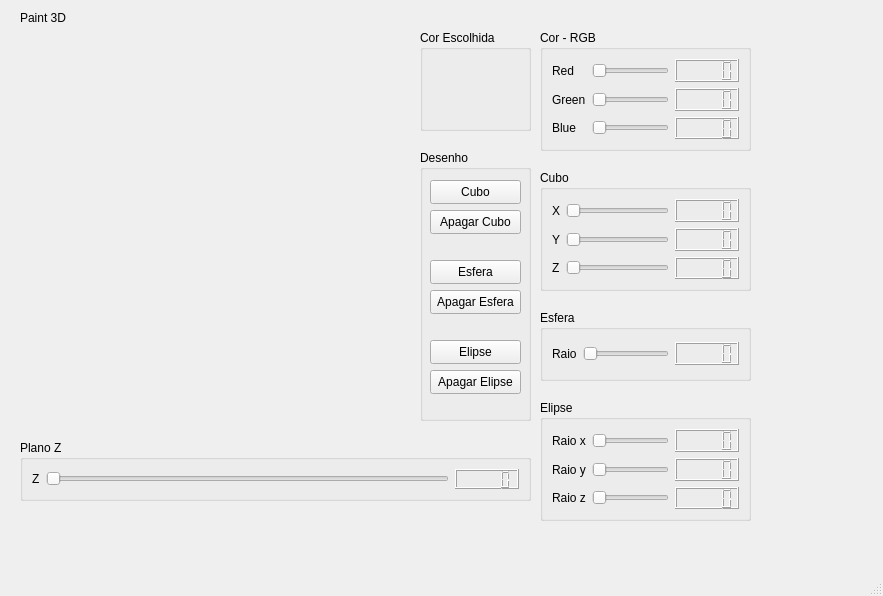
<?xml version="1.0" encoding="UTF-8"?>
<ui version="4.0">
 <class>MainWindow</class>
 <widget class="QMainWindow" name="MainWindow">
  <property name="geometry">
   <rect>
    <x>0</x>
    <y>0</y>
    <width>883</width>
    <height>596</height>
   </rect>
  </property>
  <property name="windowTitle">
   <string>MainWindow</string>
  </property>
  <widget class="QWidget" name="centralwidget">
   <widget class="QGroupBox" name="groupBox">
    <property name="geometry">
     <rect>
      <x>540</x>
      <y>30</y>
      <width>211</width>
      <height>121</height>
     </rect>
    </property>
    <property name="title">
     <string>Cor - RGB</string>
    </property>
    <layout class="QGridLayout" name="gridLayout">
     <item row="1" column="2">
      <widget class="QLCDNumber" name="lcd_G"/>
     </item>
     <item row="2" column="2">
      <widget class="QLCDNumber" name="lcd_B"/>
     </item>
     <item row="1" column="1">
      <widget class="QSlider" name="Slider_G">
       <property name="maximum">
        <number>255</number>
       </property>
       <property name="orientation">
        <enum>Qt::Horizontal</enum>
       </property>
      </widget>
     </item>
     <item row="2" column="0">
      <widget class="QLabel" name="label_4">
       <property name="text">
        <string>Blue</string>
       </property>
      </widget>
     </item>
     <item row="2" column="1">
      <widget class="QSlider" name="Slider_B">
       <property name="maximum">
        <number>255</number>
       </property>
       <property name="orientation">
        <enum>Qt::Horizontal</enum>
       </property>
      </widget>
     </item>
     <item row="0" column="2">
      <widget class="QLCDNumber" name="lcd_R"/>
     </item>
     <item row="1" column="0">
      <widget class="QLabel" name="label_3">
       <property name="text">
        <string>Green</string>
       </property>
      </widget>
     </item>
     <item row="0" column="0">
      <widget class="QLabel" name="label_2">
       <property name="text">
        <string>Red</string>
       </property>
      </widget>
     </item>
     <item row="0" column="1">
      <widget class="QSlider" name="Slider_R">
       <property name="maximum">
        <number>255</number>
       </property>
       <property name="orientation">
        <enum>Qt::Horizontal</enum>
       </property>
      </widget>
     </item>
    </layout>
   </widget>
   <widget class="Plotter" name="widget" native="true">
    <property name="geometry">
     <rect>
      <x>20</x>
      <y>40</y>
      <width>391</width>
      <height>391</height>
     </rect>
    </property>
   </widget>
   <widget class="QGroupBox" name="groupBox_2">
    <property name="geometry">
     <rect>
      <x>540</x>
      <y>170</y>
      <width>211</width>
      <height>121</height>
     </rect>
    </property>
    <property name="title">
     <string>Cubo</string>
    </property>
    <layout class="QGridLayout" name="gridLayout_2">
     <item row="0" column="0">
      <widget class="QLabel" name="label_5">
       <property name="text">
        <string>X</string>
       </property>
      </widget>
     </item>
     <item row="0" column="1">
      <widget class="QSlider" name="Slider_X">
       <property name="maximum">
        <number>100</number>
       </property>
       <property name="orientation">
        <enum>Qt::Horizontal</enum>
       </property>
      </widget>
     </item>
     <item row="0" column="2">
      <widget class="QLCDNumber" name="lcd_X"/>
     </item>
     <item row="1" column="0">
      <widget class="QLabel" name="label_6">
       <property name="text">
        <string>Y</string>
       </property>
      </widget>
     </item>
     <item row="1" column="1">
      <widget class="QSlider" name="Slider_Y">
       <property name="maximum">
        <number>100</number>
       </property>
       <property name="orientation">
        <enum>Qt::Horizontal</enum>
       </property>
      </widget>
     </item>
     <item row="1" column="2">
      <widget class="QLCDNumber" name="lcd_Y"/>
     </item>
     <item row="2" column="0">
      <widget class="QLabel" name="label_7">
       <property name="text">
        <string>Z</string>
       </property>
      </widget>
     </item>
     <item row="2" column="1">
      <widget class="QSlider" name="Slider_Z">
       <property name="maximum">
        <number>100</number>
       </property>
       <property name="orientation">
        <enum>Qt::Horizontal</enum>
       </property>
      </widget>
     </item>
     <item row="2" column="2">
      <widget class="QLCDNumber" name="lcd_Z"/>
     </item>
    </layout>
   </widget>
   <widget class="QGroupBox" name="groupBox_3">
    <property name="geometry">
     <rect>
      <x>540</x>
      <y>400</y>
      <width>211</width>
      <height>121</height>
     </rect>
    </property>
    <property name="title">
     <string>Elipse</string>
    </property>
    <layout class="QGridLayout" name="gridLayout_3">
     <item row="1" column="3">
      <widget class="QLCDNumber" name="lcd_ry"/>
     </item>
     <item row="2" column="0">
      <widget class="QLabel" name="label_10">
       <property name="text">
        <string>Raio z</string>
       </property>
      </widget>
     </item>
     <item row="0" column="3">
      <widget class="QLCDNumber" name="lcd_rx"/>
     </item>
     <item row="2" column="3">
      <widget class="QLCDNumber" name="lcd_rz">
       <property name="styleSheet">
        <string notr="true"/>
       </property>
      </widget>
     </item>
     <item row="0" column="0">
      <widget class="QLabel" name="label_8">
       <property name="text">
        <string>Raio x</string>
       </property>
      </widget>
     </item>
     <item row="1" column="0">
      <widget class="QLabel" name="label_9">
       <property name="text">
        <string>Raio y</string>
       </property>
      </widget>
     </item>
     <item row="1" column="1" colspan="2">
      <widget class="QSlider" name="Slider_ry">
       <property name="maximum">
        <number>100</number>
       </property>
       <property name="orientation">
        <enum>Qt::Horizontal</enum>
       </property>
      </widget>
     </item>
     <item row="2" column="1" colspan="2">
      <widget class="QSlider" name="Slider_rz">
       <property name="maximum">
        <number>100</number>
       </property>
       <property name="orientation">
        <enum>Qt::Horizontal</enum>
       </property>
      </widget>
     </item>
     <item row="0" column="1" colspan="2">
      <widget class="QSlider" name="Slider_rx">
       <property name="maximum">
        <number>100</number>
       </property>
       <property name="orientation">
        <enum>Qt::Horizontal</enum>
       </property>
      </widget>
     </item>
    </layout>
   </widget>
   <widget class="QGroupBox" name="groupBox_4">
    <property name="geometry">
     <rect>
      <x>540</x>
      <y>310</y>
      <width>211</width>
      <height>71</height>
     </rect>
    </property>
    <property name="title">
     <string>Esfera</string>
    </property>
    <layout class="QGridLayout" name="gridLayout_4">
     <item row="0" column="0">
      <widget class="QLabel" name="label_11">
       <property name="text">
        <string>Raio</string>
       </property>
      </widget>
     </item>
     <item row="0" column="1">
      <widget class="QSlider" name="Slider_R_2">
       <property name="maximum">
        <number>100</number>
       </property>
       <property name="orientation">
        <enum>Qt::Horizontal</enum>
       </property>
      </widget>
     </item>
     <item row="0" column="2">
      <widget class="QLCDNumber" name="lcd_R_2"/>
     </item>
    </layout>
   </widget>
   <widget class="QGroupBox" name="groupBox_5">
    <property name="geometry">
     <rect>
      <x>20</x>
      <y>440</y>
      <width>511</width>
      <height>61</height>
     </rect>
    </property>
    <property name="title">
     <string>Plano Z</string>
    </property>
    <layout class="QGridLayout" name="gridLayout_5">
     <item row="0" column="2">
      <widget class="QLCDNumber" name="lcd_planoZ"/>
     </item>
     <item row="0" column="0">
      <widget class="QLabel" name="label_12">
       <property name="text">
        <string>Z</string>
       </property>
      </widget>
     </item>
     <item row="0" column="1">
      <widget class="QSlider" name="Slider_planoZ">
       <property name="maximum">
        <number>100</number>
       </property>
       <property name="orientation">
        <enum>Qt::Horizontal</enum>
       </property>
      </widget>
     </item>
    </layout>
   </widget>
   <widget class="QGroupBox" name="groupBox_6">
    <property name="geometry">
     <rect>
      <x>420</x>
      <y>150</y>
      <width>111</width>
      <height>271</height>
     </rect>
    </property>
    <property name="title">
     <string>Desenho</string>
    </property>
    <widget class="QPushButton" name="cubo">
     <property name="geometry">
      <rect>
       <x>10</x>
       <y>30</y>
       <width>91</width>
       <height>24</height>
      </rect>
     </property>
     <property name="text">
      <string>Cubo</string>
     </property>
    </widget>
    <widget class="QPushButton" name="esfera">
     <property name="geometry">
      <rect>
       <x>10</x>
       <y>110</y>
       <width>91</width>
       <height>24</height>
      </rect>
     </property>
     <property name="text">
      <string>Esfera</string>
     </property>
    </widget>
    <widget class="QPushButton" name="elipse">
     <property name="geometry">
      <rect>
       <x>10</x>
       <y>190</y>
       <width>91</width>
       <height>24</height>
      </rect>
     </property>
     <property name="text">
      <string>Elipse</string>
     </property>
    </widget>
    <widget class="QPushButton" name="apagarcubo">
     <property name="geometry">
      <rect>
       <x>10</x>
       <y>60</y>
       <width>91</width>
       <height>24</height>
      </rect>
     </property>
     <property name="text">
      <string>Apagar Cubo</string>
     </property>
    </widget>
    <widget class="QPushButton" name="apagaresfera">
     <property name="geometry">
      <rect>
       <x>10</x>
       <y>140</y>
       <width>91</width>
       <height>24</height>
      </rect>
     </property>
     <property name="text">
      <string>Apagar Esfera</string>
     </property>
    </widget>
    <widget class="QPushButton" name="apagarelipse">
     <property name="geometry">
      <rect>
       <x>10</x>
       <y>220</y>
       <width>91</width>
       <height>24</height>
      </rect>
     </property>
     <property name="text">
      <string>Apagar Elipse</string>
     </property>
    </widget>
   </widget>
   <widget class="QGroupBox" name="groupBox_7">
    <property name="geometry">
     <rect>
      <x>420</x>
      <y>30</y>
      <width>111</width>
      <height>101</height>
     </rect>
    </property>
    <property name="title">
     <string>Cor Escolhida</string>
    </property>
    <widget class="Color" name="widget_2" native="true">
     <property name="geometry">
      <rect>
       <x>20</x>
       <y>30</y>
       <width>71</width>
       <height>51</height>
      </rect>
     </property>
     <property name="styleSheet">
      <string notr="true"/>
     </property>
    </widget>
   </widget>
   <widget class="QLabel" name="label">
    <property name="geometry">
     <rect>
      <x>20</x>
      <y>10</y>
      <width>49</width>
      <height>16</height>
     </rect>
    </property>
    <property name="text">
     <string>Paint 3D</string>
    </property>
   </widget>
  </widget>
  <widget class="QMenuBar" name="menubar">
   <property name="geometry">
    <rect>
     <x>0</x>
     <y>0</y>
     <width>883</width>
     <height>21</height>
    </rect>
   </property>
  </widget>
  <widget class="QStatusBar" name="statusbar"/>
 </widget>
 <customwidgets>
  <customwidget>
   <class>Plotter</class>
   <extends>QWidget</extends>
   <header>plotter.h</header>
   <container>1</container>
   <slots>
    <slot>recebeDesenho(Sculptor*)</slot>
   </slots>
  </customwidget>
  <customwidget>
   <class>Color</class>
   <extends>QWidget</extends>
   <header>color.h</header>
   <container>1</container>
  </customwidget>
 </customwidgets>
 <resources/>
 <connections>
  <connection>
   <sender>MainWindow</sender>
   <signal>enviaDesenho(Sculptor*)</signal>
   <receiver>widget</receiver>
   <slot>recebeDesenho(Sculptor*)</slot>
   <hints>
    <hint type="sourcelabel">
     <x>272</x>
     <y>43</y>
    </hint>
    <hint type="destinationlabel">
     <x>272</x>
     <y>85</y>
    </hint>
   </hints>
  </connection>
 </connections>
 <slots>
  <signal>enviaDesenho(Sculptor*)</signal>
 </slots>
</ui>
